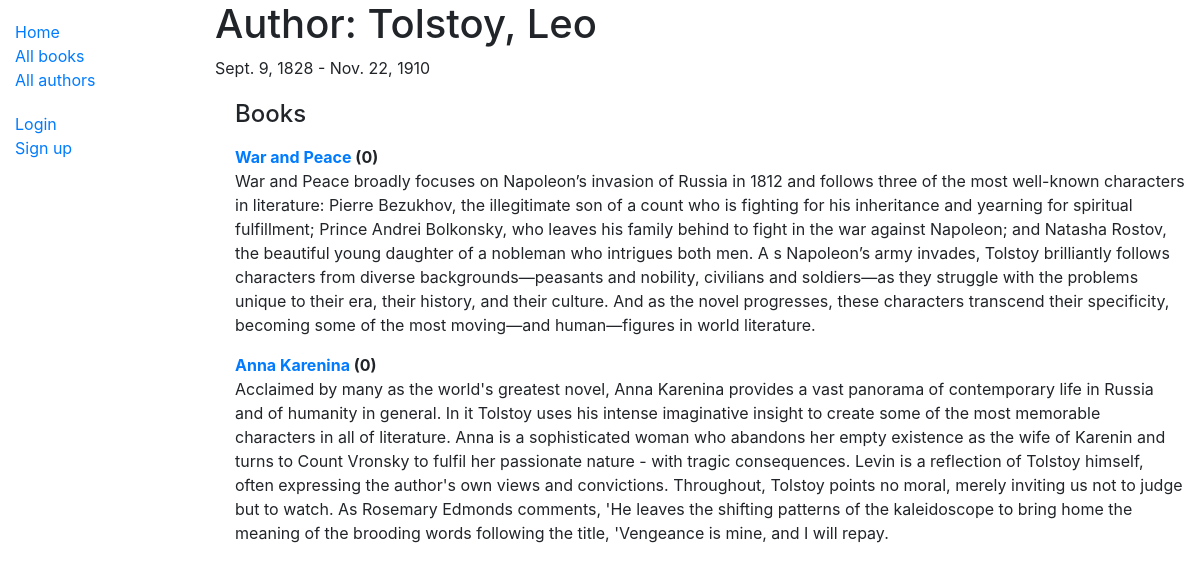
The app's page /catalog/author/1 with its own data.
### catalog/models.py (models this page shows, shortened)
class Author(models.Model):
    first_name = models.CharField(max_length=100)
    last_name = models.CharField(max_length=100)
    date_of_birth = models.DateField(null=True, blank=True)
    date_of_death = models.DateField('Died', null=True, blank=True)
    def __str__(self):
        return '%s, %s' % (self.last_name, self.first_name)

class Book(models.Model):
    title = models.CharField(max_length=200)
    author = models.ForeignKey('Author', on_delete=models.SET_NULL, null=True)
    summary = models.TextField(max_length=1000, help_text="Enter a brief description of the book")
    isbn = models.CharField('ISBN',max_length=13,
                            help_text='13 Character <a href="https://www.isbn-international.org/content/what-isbn">ISBN number</a>')
    genre = models.ManyToManyField(Genre, help_text="Select a genre for this book")
    def __str__(self):
        return self.title

### catalog/views.py (the view)
# urls.py: url(r'^author/(?P<pk>\d+)$', views.AuthorDetailView.as_view(), name='author-detail'),
class AuthorDetailView(generic.DetailView):
    model = Author

### catalog/templates/catalog/author_detail.html
{% extends "base_generic.html" %}
{% block content %}
<h1>Author: {{ author }} </h1>
<p>{{author.date_of_birth}} - {% if author.date_of_death %}{{author.date_of_death}}{% endif %}</p>
<div style="margin-left:20px;margin-top:20px">
<h4>Books</h4>
<dl>
{% for book in author.book_set.all %}
  <p>
  <dt><a href="{% url 'book-detail' book.pk %}">{{book}}</a> ({{book.bookinstance_set.all.count}})</dt>
  <dd>{{book.summary}}</dd>
{% endfor %}
</dl>
</div>
{% endblock %}

### records on screen
Author: last_name+first_name "Tolstoy, Leo", date_of_birth "Sept. 9, 1828", date_of_death "Nov. 22, 1910"
Book: title "War and Peace", bookinstance_set.all.count "0", summary "War and Peace broadly focuses on Napoleon’s invasion of Russia in 1812 and follows three of the most well-known characters in literature: Pierre Bezukhov, the illegitimate son of a count who is fighting for his inheritance and yearning for spiritual fulfillment; Prince Andrei Bolkonsky, who leaves his family behind to fight in the war against Napoleon; and Natasha Rostov, the beautiful young daughter of a nobleman who intrigues both men. A s Napoleon’s army invades, Tolstoy brilliantly follows characters from diverse backgrounds—peasants and nobility, civilians and soldiers—as they struggle with the problems unique to their era, their history, and their culture. And as the novel progresses,…"
Book: title "Anna Karenina", bookinstance_set.all.count "0", summary "Acclaimed by many as the world's greatest novel, Anna Karenina provides a vast panorama of contemporary life in Russia and of humanity in general. In it Tolstoy uses his intense imaginative insight to create some of the most memorable characters in all of literature. Anna is a sophisticated woman who abandons her empty existence as the wife of Karenin and turns to Count Vronsky to fulfil her passionate nature - with tragic consequences. Levin is a reflection of Tolstoy himself, often expressing the author's own views and convictions. Throughout, Tolstoy points no moral, merely inviting us not to judge but to watch. As Rosemary Edmonds comments, 'He leaves the shifting patterns of the…"
